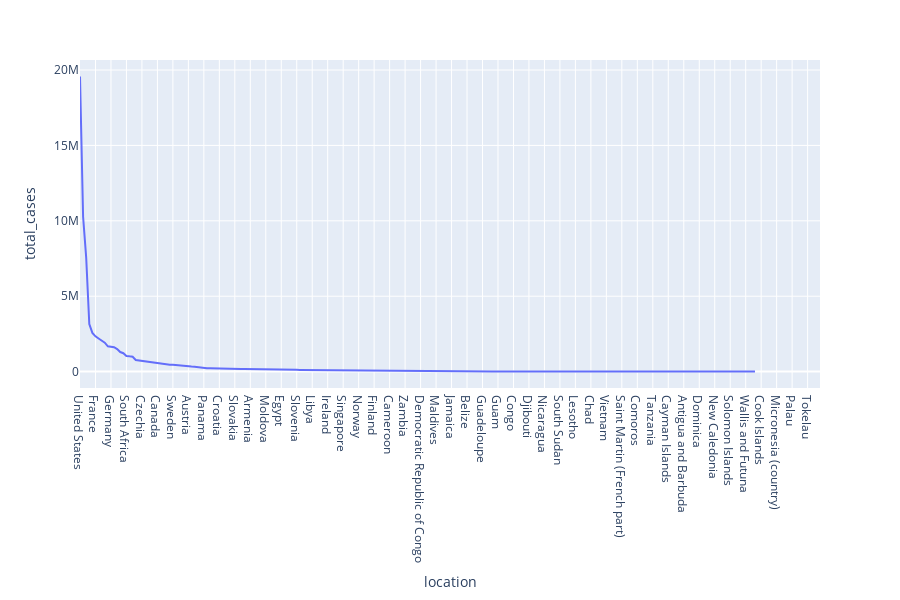

Write notebook code for a chart like this one.
### Markdown cell above
EXPLORATORY DATA ANALYSIS ON MOST COUNTRY EFFECTED BY COVID19 IN 2020

### Code cell
fig=px.line(grouped_df,x='location',y='total_cases',height=600)

fig
#loc=data_2020['location'].unique()

### Figure 1 — Plotly figure (JSON) as saved in the notebook; plotly's stock layout.template omitted (floating-point values rounded to 4 significant figures; data arrays with more than 128 entries replaced by an {"elided": "..."} marker saying what was removed)
{"data": [{"hovertemplate": "location=%{x}<br>total_cases=%{y}<extra></extra>", "legendgroup": "", "line": {"color": "#636efa", "dash": "solid"}, "marker": {"symbol": "circle"}, "mode": "lines", "name": "", "orientation": "v", "showlegend": false, "type": "scatter", "x": {"elided": "240 str values"}, "xaxis": "x", "y": {"elided": "240 int values"}, "yaxis": "y"}], "layout": {"height": 600, "legend": {"tracegroupgap": 0}, "margin": {"t": 60}, "xaxis": {"anchor": "y", "domain": [0, 1], "title": {"text": "location"}}, "yaxis": {"anchor": "x", "domain": [0, 1], "title": {"text": "total_cases"}}}}
